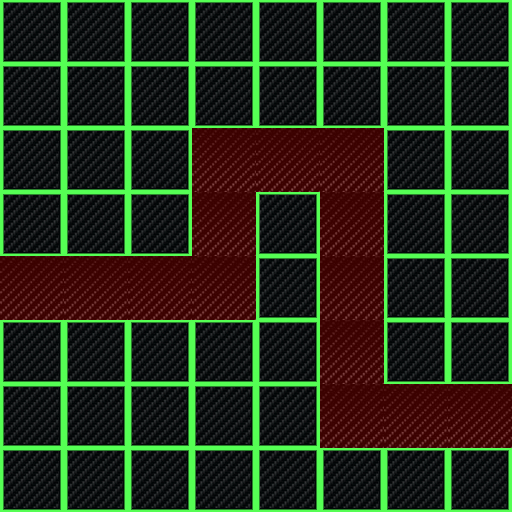

Tiled map render using the project's own tile images. Description and the whole map definition, tile-layer contents included, below:
An orthogonal 8x8 tile map with 64x64 px tiles, 1 tile layer (Tile Layer 1), 3 tilesets.

<map version="1.10" tiledversion="1.11.2" orientation="orthogonal" renderorder="right-down" width="8" height="8" tilewidth="64" tileheight="64" infinite="0" nextlayerid="2" nextobjectid="1">
 <tileset firstgid="1" source="greenSquare.tsx" />
 <tileset firstgid="2" source="enemyTile.tsx" />
 <tileset firstgid="3" source="enemyTile.tsx" />
 <layer id="1" name="Tile Layer 1" width="8" height="8">
  <data encoding="csv">
1,1,1,1,1,1,1,1,
1,1,1,1,1,1,1,1,
1,1,1,3,3,3,1,1,
1,1,1,3,1,3,1,1,
3,3,3,3,1,3,1,1,
1,1,1,1,1,3,1,1,
1,1,1,1,1,3,3,3,
1,1,1,1,1,1,1,1
</data>
 </layer>
</map>